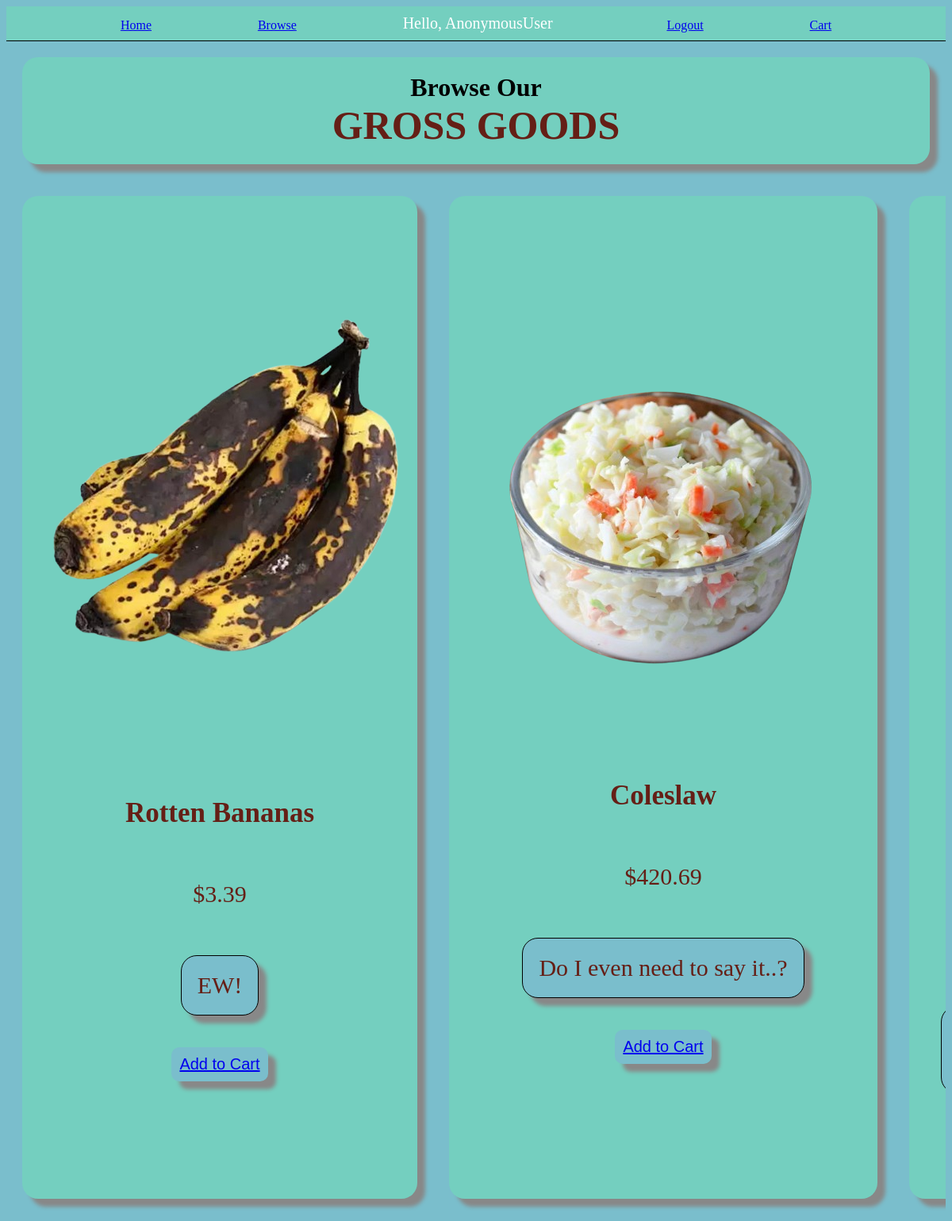
The app's page /shopping/, older data.
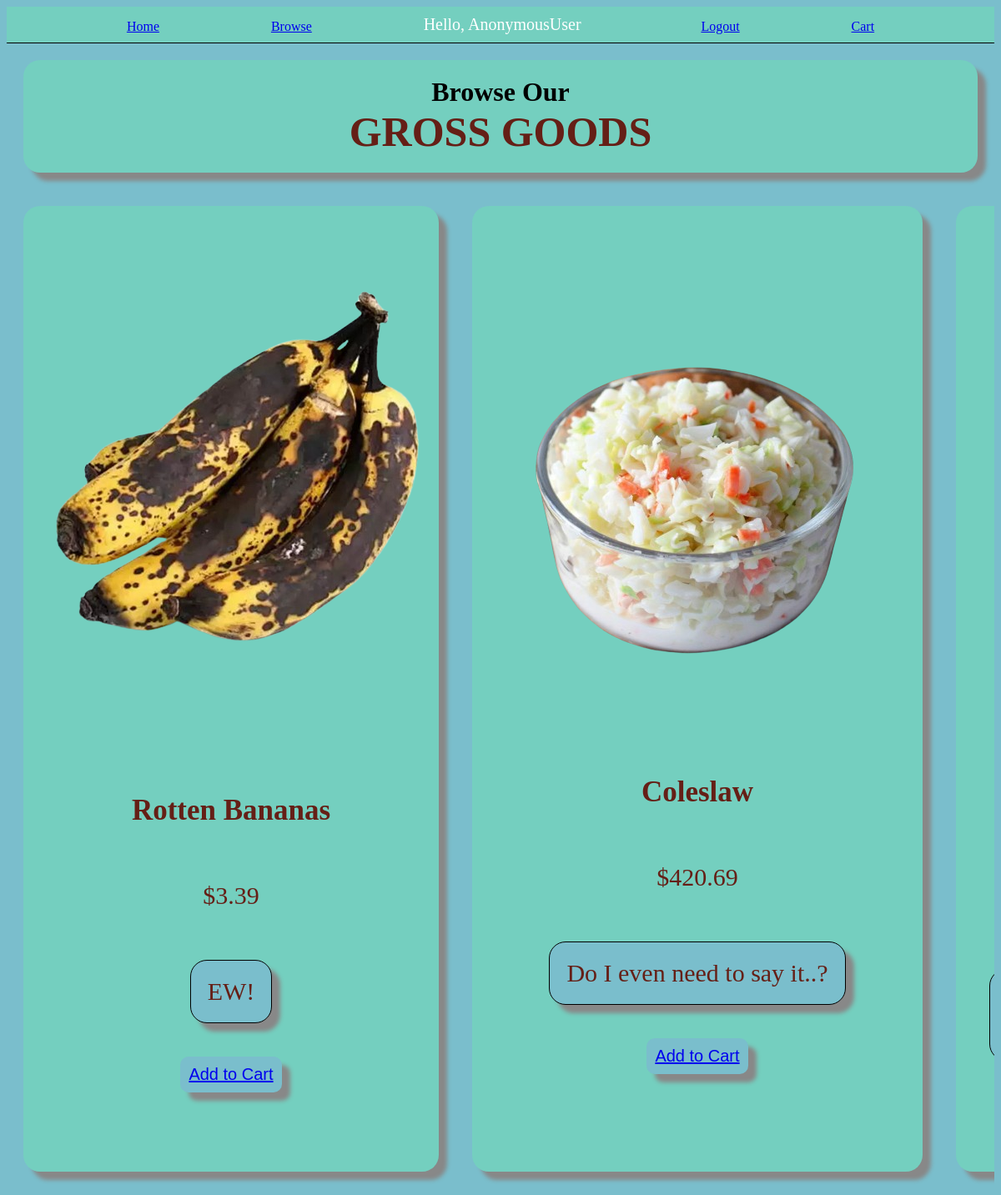
The same page, newer data.
### app/models.py (models this page shows, shortened)
class Product(models.Model):
    name = models.CharField(max_length=200, null=True)
    image = models.ImageField(upload_to='', null=True, blank=True)
    description = models.CharField(max_length=200, null=True)
    price = models.FloatField(null=True)

### app/views.py (the view)
# urls.py: path("shopping/", shoppingPage, name="shopping"),
def shoppingPage(request):
    orders = Order.objects.all()
    products = Product.objects.all()
    context = { 'orders': orders, 'products': products}
    return render(request, 'shopping.html', context)

### app/templates/shopping.html (shortened to what this page needs)
{% extends 'base.html' %}
{% block content %}
<h1 class="productsMainText">Browse Our <span class="GROSS">GROSS GOODS</span></h1>
<div class="productContainer">
    {% for product in products %}
    <div class="productItem">
        {% if product.image %}
            <img src="{{ product.image.url }}" class="productIMG">
        {% endif %}
        <div class="productInfo">
            <h3 class="productNameText">{{ product.name }}</h3>
            <p class="productPriceText">${{ product.price }}</p>
            <p class="productDescriptionText">{{ product.description }}</p>
            <button class="addToCartButton" onclick="showPopup()"><a href="{% url 'add_to_cart' product.id %}">Add to Cart</a></button>
        </div>
    </div>
    {% endfor %}
</div>
{% endblock content %}

Row changes from the older to the newer data that the page shows:
removed Product: image (picture)
now on this page (row unchanged): Product: image (picture)
